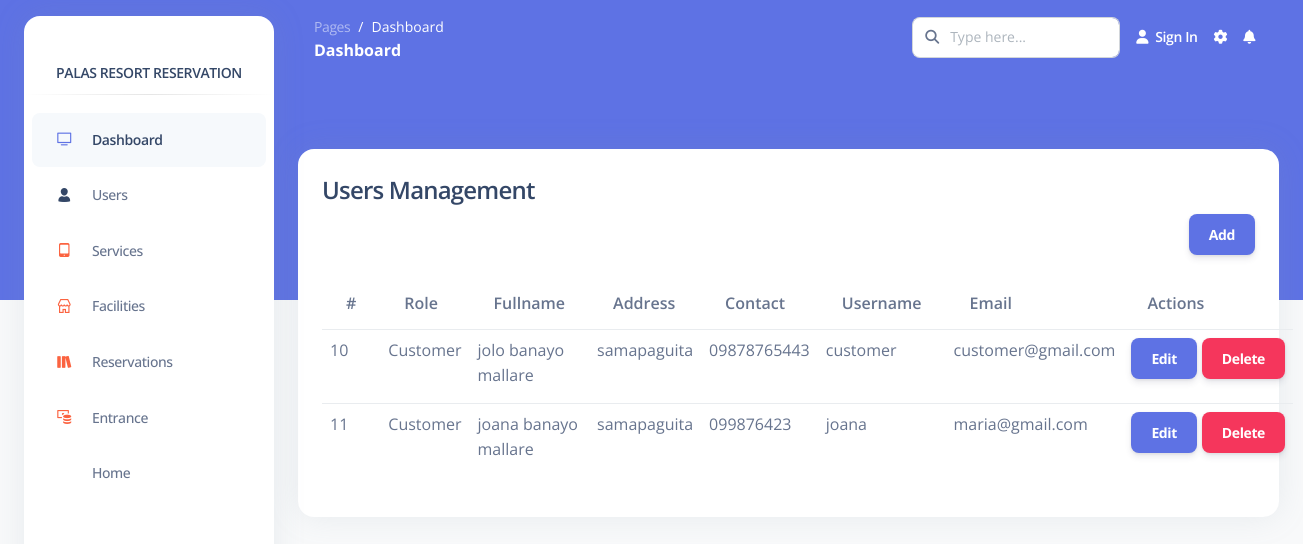
The app's page /Pages/admin/userManagement.php, older data.
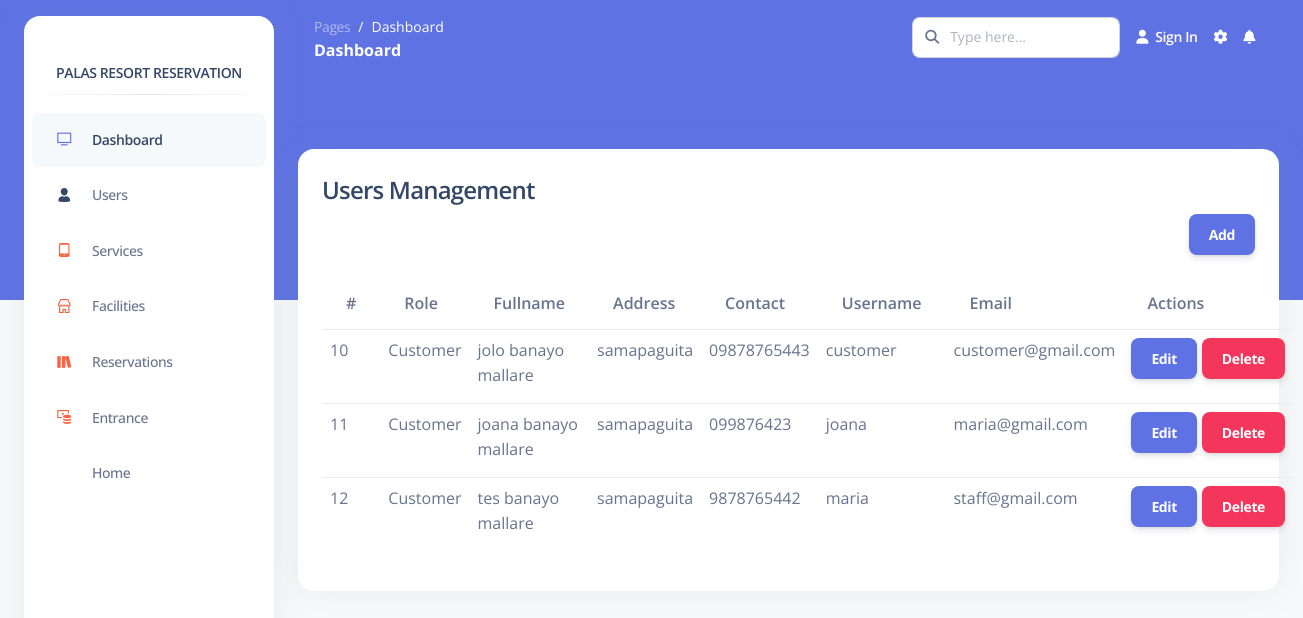
The same page, newer data.
### tables this page shows
CREATE TABLE `users` (
  `id` bigint(20) UNSIGNED NOT NULL,
  `permission_id` bigint(20) UNSIGNED NOT NULL DEFAULT 2,
  `fname` varchar(255) NOT NULL,
  `mname` varchar(255) NOT NULL,
  `lname` varchar(255) NOT NULL,
  `address` varchar(255) NOT NULL,
  `contact_num` varchar(255) NOT NULL,
  `email` varchar(255) NOT NULL,
  `username` varchar(255) NOT NULL,
  `password` varchar(255) NOT NULL
);

CREATE TABLE `permissions` (
  `permissions_id` bigint(20) UNSIGNED NOT NULL,
  `permission_name` varchar(255) NOT NULL
);

### Functions/InnovatechAPIFunctions.php (called while the page is built, shortened)
<?php
    class InnovatechAPIFunctions{
        private $servername='localhost';
        private $username='root';
        private $password='';
        private $dbname='palasresort';
        private $mysqli='';
        public function __construct(){
            $this->mysqli = new mysqli($this->servername,$this->username,$this->password,$this->dbname);
        }
        public function selectleftjoin($table,$table1,$attributename1,$attributename,$where){
            $sql = "SELECT * FROM $table LEFT JOIN $table1 ON $table1.$attributename1=$table.$attributename WHERE $where";
            $this->sql = $result = $this->mysqli->query($sql);
        }
    }
?>

### Pages/admin/userManagement.php (the view, shortened to what this page needs)
<?php include('page/head.php'); ?>
<?php include('page/sidebar.php'); ?>
<main class="main-content position-relative border-radius-lg ">
      <?php include('page/navigationbar.php'); ?>
        <div class="container-fluid py-4">
            <div class="card" style="margin-top:50px;">
              <div class="card-body">
                  <div class="card-title">
                    <h4 class="card-title">Users Management</h4>
                    <div class="d-flex flex-row-reverse">
                      <button type="button" class="btn btn-primary" data-bs-toggle="modal" data-bs-target="#exampleModal">
                        Add
                      </button>
                    </div>
                  </div>
                  <table class="table table-hover">
                    <thead>
                      <tr>
                        <th scope="col">#</th>
                        <th scope="col">Role</th>
                        <th scope="col">Fullname</th>
                        <th scope="col">Address</th>
                        <th scope="col">Contact</th>
                        <th scope="col">Username</th>
                        <th scope="col">Email</th>
                        <th scope="col">Actions</th>
                      </tr>
                    </thead>
                    <tbody>
                    <tbody>
                      <?php
                          include('../../Functions/InnovatechAPIFunctions.php');
                          $newAPIFunctions = new InnovatechAPIFunctions();
                          $newAPIFunctions->selectleftjoin("users","permissions","permissions_id","permission_id","permission_id!=1");
                          $userLists = $newAPIFunctions->sql;
                          $index = 1;
                          while ($data = mysqli_fetch_assoc($userLists)){
                      ?>
                          <tr>
                              <td class="text-wrap"><?php echo $data['id']; ?></td>
                              <td class="text-wrap"><?php echo $data["permission_name"]; ?></td>
                              <td class="text-wrap"><?php echo $data["fname"] ." ". $data["mname"] ." ". $data["lname"]; ?></td>
                              <td class="text-wrap"><?php echo $data["address"]; ?></td>
                              <td class="text-wrap"><?php echo $data["contact_num"]; ?></td>
                              <td class="text-wrap"><?php echo $data["username"]; ?></td>
                              <td class="text-wrap"><?php echo $data["email"]; ?></td>
                              <td><button style="margin-right:5px;" type="button" class="btn btn-primary" id="edit" data-id="<?php echo $data['id']; ?>">Edit</button><button type="button" class="btn btn-danger" data-id="<?php echo $data['id']; ?>" id="delete">Delete</button></td>
                          </tr>
                          <?php $index++; } ?>
                    </tbody>
                  </table>
              </div>
            </div>
        </div>
</main>
<?php include('page/scripts.php'); ?>

Row changes from the older to the newer data that the page shows:
added users: id "12", permission.permission_name "Customer", fname "tes", mname "banayo", lname "mallare", address "samapaguita", contact_num "9878765442", username "maria", email "staff@gmail.com"
